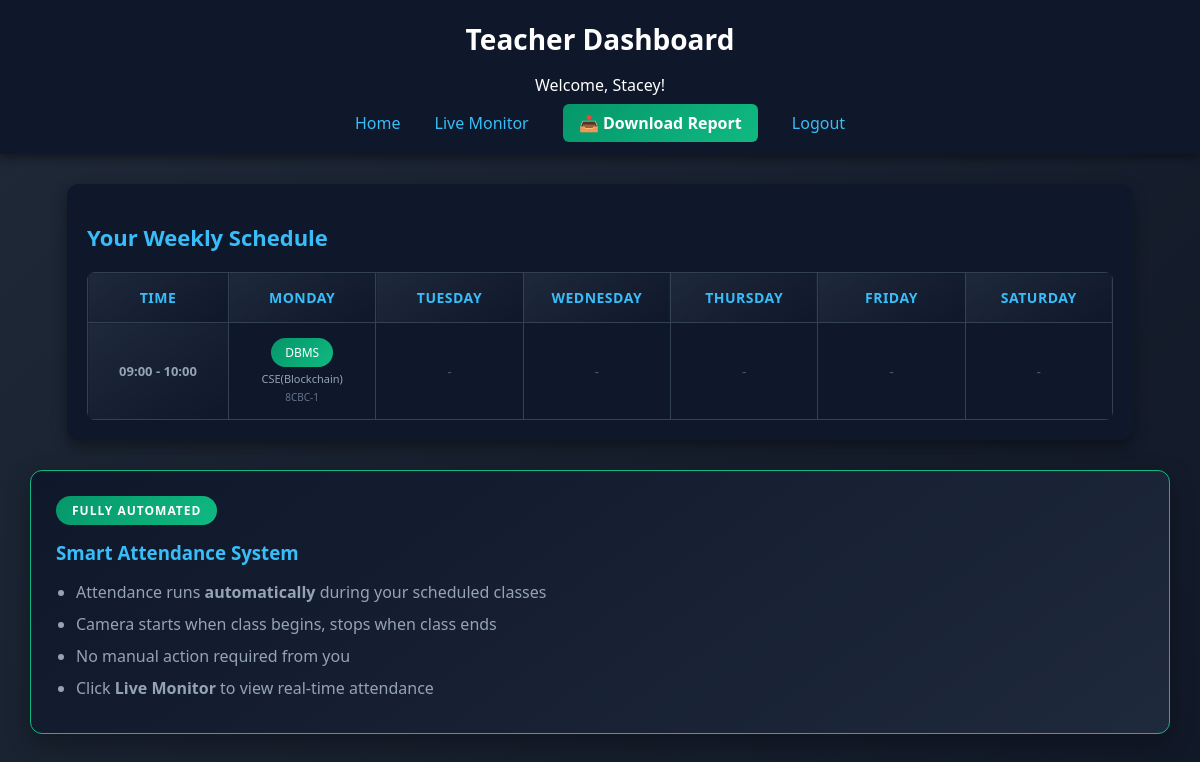
Page /teacher (signed in) on the committed database.
### tables this page shows
CREATE TABLE subjects (
    id INTEGER PRIMARY KEY AUTOINCREMENT,
    subject_name TEXT NOT NULL
);

CREATE TABLE classes (
    id INTEGER PRIMARY KEY AUTOINCREMENT,
    class_name TEXT NOT NULL,
    room_no TEXT
);

### backend/app.py (the view)
@app.route("/teacher")
def teacher_dashboard():
    if session.get("role") != "teacher":
        return redirect("/login")
    teacher_id = session["user_id"]
    conn = get_connection()
    cursor = conn.cursor()
    cursor.execute("""
        SELECT timetable.day, timetable.start_time, timetable.end_time,
               subjects.subject_name, classes.class_name, classes.room_no
        FROM timetable
        JOIN subjects ON timetable.subject_id = subjects.id
        JOIN classes ON timetable.class_id = classes.id
        WHERE timetable.teacher_id = ?
    """, (teacher_id,))
    rows = cursor.fetchall()
    conn.close()
    timetable = {}
    timeslots = set()
    for r in rows:
        day = r["day"]
        time_range = f"{r['start_time']} - {r['end_time']}"
        timetable[(day, time_range)] = {
            "subject": r["subject_name"],
            "class": r["class_name"],
            "room": r["room_no"]
        }
        timeslots.add(time_range)
    timeslots = sorted(list(timeslots))
    return render_template("teacher_dashboard.html",
                           name=session["name"],
                           timetable=timetable,
                           timeslots=timeslots)

### backend/app.py (called while the page is built)
def get_connection():
    conn = sqlite3.connect(DB_PATH)
    conn.row_factory = sqlite3.Row
    return conn

### frontend/templates/teacher_dashboard.html (shortened to what this page needs)
<!DOCTYPE html>
<html lang="en">
<head>
    <link rel="stylesheet" href="/static/style.css">
</head>
<body>
    <div class="header">
        <h1>Teacher Dashboard</h1>
        <p>Welcome, {{ name }}!</p>
        <nav class="nav-links">
            <a href="/teacher">Home</a>
            <a href="/" target="_blank">Live Monitor</a>
            <a href="/teacher/download_report" class="download-btn">📥 Download Report</a>
            <a href="/logout">Logout</a>
        </nav>
    </div>
    <div class="dashboard-content">
        <div class="table-container">
            <h2 class="section-title">Your Weekly Schedule</h2>
            {% if timeslots %}
            <table class="weekly-table">
                <thead>
                    <tr>
                        <th class="time-header">Time</th>
                        <th>Monday</th>
                        <th>Tuesday</th>
                        <th>Wednesday</th>
                        <th>Thursday</th>
                        <th>Friday</th>
                        <th>Saturday</th>
                    </tr>
                </thead>
                <tbody>
                    {% for time in timeslots %}
                    <tr>
                        <td class="time-cell">{{ time }}</td>
                        {% for day in ["Monday", "Tuesday", "Wednesday", "Thursday", "Friday", "Saturday"] %}
                        <td class="subject-cell">
                            {% set slot = timetable.get((day, time)) %}
                            {% if slot %}
                            <div class="teacher-slot">
                                <span class="subject-tag">{{ slot.subject }}</span>
                                <span class="class-info">{{ slot.class }}</span>
                                <span class="room-info">{{ slot.room }}</span>
                            </div>
                            {% else %}
                            <span class="empty-slot">-</span>
                            {% endif %}
                        </td>
                        {% endfor %}
                    </tr>
                    {% endfor %}
                </tbody>
            </table>
            {% else %}
            <div class="empty-state">
                <p>No classes assigned yet.</p>
                <p class="hint">Please contact admin to assign you to classes.</p>
            </div>
            {% endif %}
        </div>
        <div class="info-card auto-system">
            <div class="auto-badge">FULLY AUTOMATED</div>
            <h3>Smart Attendance System</h3>
            <ul>
                <li>Attendance runs <strong>automatically</strong> during your scheduled classes</li>
                <li>Camera starts when class begins, stops when class ends</li>
                <li>No manual action required from you</li>
                <li>Click <strong>Live Monitor</strong> to view real-time attendance</li>
            </ul>
        </div>
    </div>
</body>
</html>

### frontend/static/style.css (style rules this page uses)
body { margin: 0; font-family: 'Segoe UI', Tahoma, sans-serif; background: linear-gradient(135deg, #1f2937, #111827); color: white; }
.header { text-align: center; padding: 20px; background: #0f172a; box-shadow: 0 4px 10px rgba(0,0,0,0.4); }
.header h1 { margin: 0; font-size: 28px; }
.table-container { width: 90%; margin: auto; background: #0f172a; padding: 20px; border-radius: 12px; box-shadow: 0 6px 15px rgba(0,0,0,0.4); }
table { width: 100%; border-collapse: collapse; }
th, td { padding: 12px; text-align: center; }
th { background: #1e293b; color: #38bdf8; }
.nav-links { margin-top: 15px; }
.nav-links a { color: #38bdf8; text-decoration: none; margin: 0 15px; font-size: 16px; transition: color 0.2s; }
.dashboard-content { padding: 30px; }
.section-title { color: #38bdf8; margin-bottom: 20px; font-size: 22px; }
.info-card { background: linear-gradient(145deg, #0f172a, #1e293b); padding: 25px; border-radius: 12px; margin-top: 30px; box-shadow: 0 8px 25px rgba(0, 0, 0, 0.3); }
.info-card h3 { color: #38bdf8; margin: 0 0 15px 0; }
.info-card ul { color: #94a3b8; padding-left: 20px; margin: 0; }
.info-card li { margin: 8px 0; line-height: 1.5; }
.weekly-table { width: 100%; border-collapse: collapse; background: #0f172a; border-radius: 8px; overflow: hidden; }
.weekly-table th, .weekly-table td { border: 1px solid #334155; padding: 15px 10px; text-align: center; min-width: 100px; }
.weekly-table thead th { background: linear-gradient(145deg, #1e293b, #0f172a); color: #38bdf8; font-weight: 600; font-size: 14px; text-transform: uppercase; letter-spacing: 0.5px; }
.time-header { width: 120px; }
.time-cell { background: linear-gradient(145deg, #1e293b, #0f172a); color: #94a3b8; font-weight: 600; font-size: 13px; }
.subject-cell { background: #0f172a; transition: background 0.3s; }
.subject-tag { display: inline-block; padding: 8px 16px; background: linear-gradient(135deg, #059669, #10b981); color: white; border-radius: 20px; font-weight: 500; font-size: 13px; }
.empty-slot { color: #475569; font-size: 14px; }
.teacher-slot { display: flex; flex-direction: column; gap: 4px; align-items: center; }
.teacher-slot .subject-tag { padding: 6px 14px; font-size: 12px; }
.class-info { font-size: 11px; color: #94a3b8; font-weight: 500; }
.room-info { font-size: 10px; color: #64748b; }
.auto-system { border: 1px solid #10b981; }
.auto-badge { display: inline-block; padding: 6px 16px; background: linear-gradient(135deg, #059669, #10b981); color: white; border-radius: 20px; font-size: 12px; font-weight: 700; letter-spacing: 1px; margin-bottom: 15px; }
.download-btn { background: linear-gradient(135deg, #059669, #10b981) !important; color: white !important; padding: 8px 16px; border-radius: 6px; text-decoration: none; font-weight: 600; transition: all 0.3s ease; }

### rows in the picture
subjects: subject "DBMS"
classes: class "CSE(Blockchain)", room "8CBC-1"

### other values in the picture
{{ name }} "Stacey"
{{ time }} "09:00 - 10:00"
